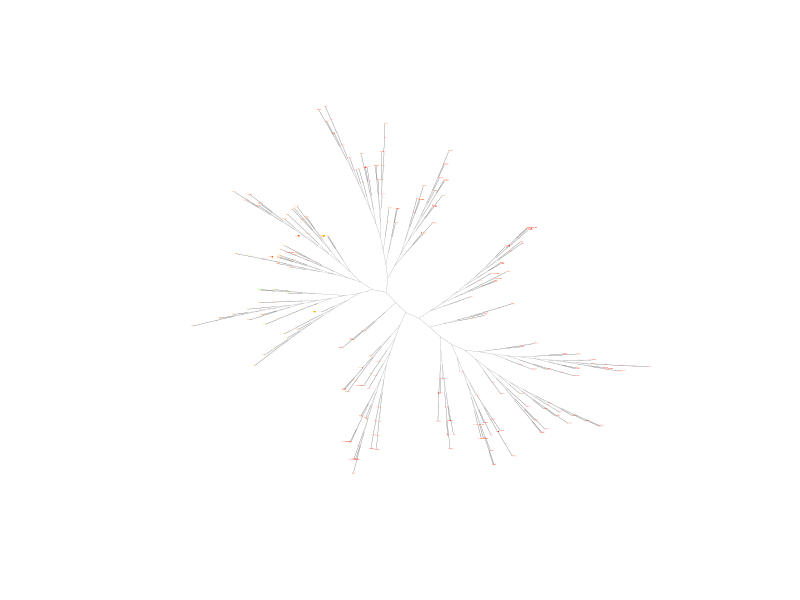
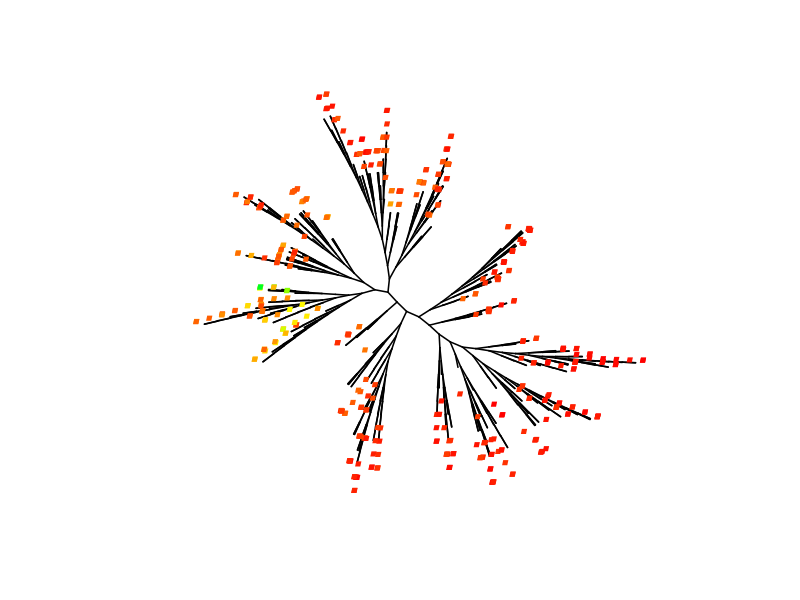

R code for these plots, in order:
rawData <- t(read.csv("Drewry-data.csv"))

library('ape')

kinaseDist <- dist(rawData)
kinaseClust <- hclust(kinaseDist)
my_tree = as.phylo(kinaseClust)

write.tree(my_tree,file='hclust_tree.tre')

inhData<- read.csv("data-Drewry-90inh.csv")

mycols <- grDevices::rainbow(406)

tipcol <- rep('black', length(my_tree$tip.label))
for (i in 1:length(my_tree$tip.label)){tipcol[grep(my_tree$tip.label[i],my_tree$tip.label)] <- mycols[inhData[ ,my_tree$tip.label[i]] ]}

setEPS()
postscript("Drewry-dendrogram-rainbow-real-labels.eps")
plot(my_tree, "u", 
     use.edge.length = FALSE,
	 tip.color = tipcol,
	 edge.width = 0.1,
	 cex=0.05)
dev.off()

my_tree = as.phylo(kinaseClust)

tipcol <- rep('black', length(my_tree$tip.label))
for (i in 1:length(my_tree$tip.label)){tipcol[grep(my_tree$tip.label[i],my_tree$tip.label)] <- mycols[inhData[ ,my_tree$tip.label[i]] ]}

dotLabels <- rep('.', length(my_tree$tip.label))
my_tree_dotLabels<- my_tree
my_tree_dotLabels$tip.label <- dotLabels

setEPS()
postscript("Drewry-dendrogram-rainbow-dot-labels.eps")
plot(my_tree_dotLabels, "u", 
     use.edge.length = FALSE,
	 tip.color = tipcol,
	 edge.width = 1.5,
	 cex=3)
dev.off()